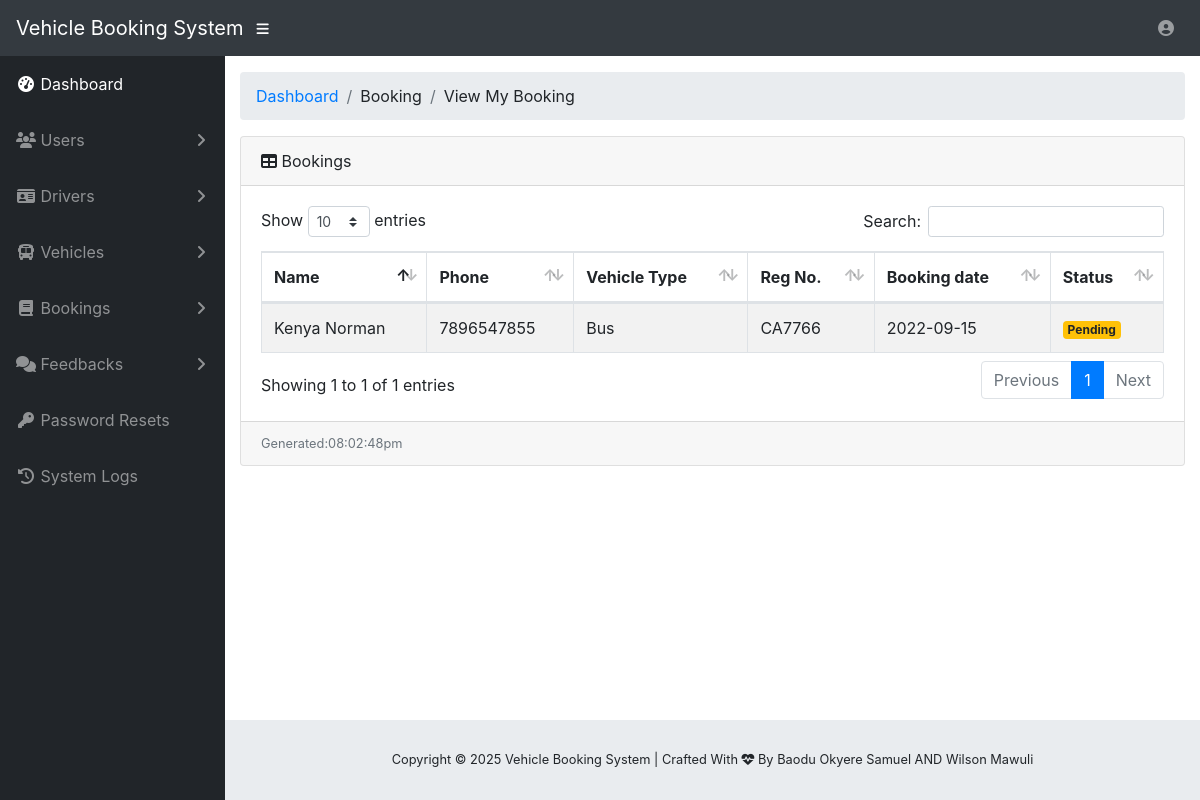
The page /user-view-booking.php (signed in) on the database its author committed.
### tables this page shows
CREATE TABLE IF NOT EXISTS `tms_user` (
  `u_id` int(20) NOT NULL,
  `u_fname` varchar(200) NOT NULL,
  `u_lname` varchar(200) NOT NULL,
  `u_phone` varchar(200) NOT NULL,
  `u_addr` varchar(200) NOT NULL,
  `u_category` varchar(200) NOT NULL,
  `u_email` varchar(200) NOT NULL,
  `u_pwd` varchar(20) NOT NULL,
  `u_car_type` varchar(200) NOT NULL,
  `u_car_regno` varchar(200) NOT NULL,
  `u_car_bookdate` varchar(200) NOT NULL,
  `u_car_book_status` varchar(200) NOT NULL
);

### user-view-booking.php (the view, shortened to what this page needs)
<?php
  include('vendor/inc/config.php');
?>
<!DOCTYPE html>
<html lang="en">
<?php include("vendor/inc/head.php");?>
<body id="page-top">
  <?php include("vendor/inc/nav.php");?>
  <div id="wrapper">
    <?php include("vendor/inc/sidebar.php");?>
    <div id="content-wrapper">
      <div class="container-fluid">
        <ol class="breadcrumb">
          <li class="breadcrumb-item">
            <a href="user-dashboard.php">Dashboard</a>
          </li>
          <li class="breadcrumb-item">Booking</li>
          <li class="breadcrumb-item ">View My Booking</li>
        </ol>
        <div class="card mb-3">
          <div class="card-header">
            <i class="fas fa-table"></i>
            Bookings</div>
          <div class="card-body">
            <div class="table-responsive">
              <table class="table table-bordered table-striped table-hover" id="dataTable" width="100%" cellspacing="0">
                <thead>
                  <tr>
                    <th>Name</th>
                    <th>Phone</th>
                    <th>Vehicle Type</th>
                    <th>Reg No.</th>
                    <th>Booking date</th>
                    <th>Status</th>
                  </tr>
                </thead>
                <tbody>
                <?php
                    $aid=$_SESSION['u_id'];
                    $ret="SELECT * from tms_user where u_id=? ";
                    $stmt= $mysqli->prepare($ret) ;
                    $stmt->bind_param('i',$aid);
                    $stmt->execute() ;
                    $res=$stmt->get_result();
                        while($row=$res->fetch_object())
                        {
                ?>
                  <tr>
                    <td><?php echo $row->u_fname;?> <?php echo $row->u_lname;?></td>
                    <td><?php echo $row->u_phone;?></td>
                    <td><?php echo $row->u_car_type;?></td>
                    <td><?php echo $row->u_car_regno;?></td>
                    <td><?php echo $row->u_car_bookdate;?></td>
                    <td><?php if($row->u_car_book_status == "Pending"){ echo '<span class = "badge badge-warning">'.$row->u_car_book_status.'</span>'; } else { echo '<span class = "badge badge-success">'.$row->u_car_book_status.'</span>';}?></td>
                  </tr>
                <?php  }?>
                </tbody>
              </table>
            </div>
          </div>
          <div class="card-footer small text-muted">
            <?php
              echo "Generated:" . date("h:i:sa");
            ?>
        </div>
        </div>
      </div>
      <?php include("vendor/inc/footer.php");?>
    </div>
  </div>
</body>
</html>

### rows shown on the page
tms_user: u_fname "Kenya", u_lname "Norman", u_phone "7896547855", u_car_type "Bus", u_car_regno "CA7766", u_car_bookdate "2022-09-15", u_car_book_status "Pending"
